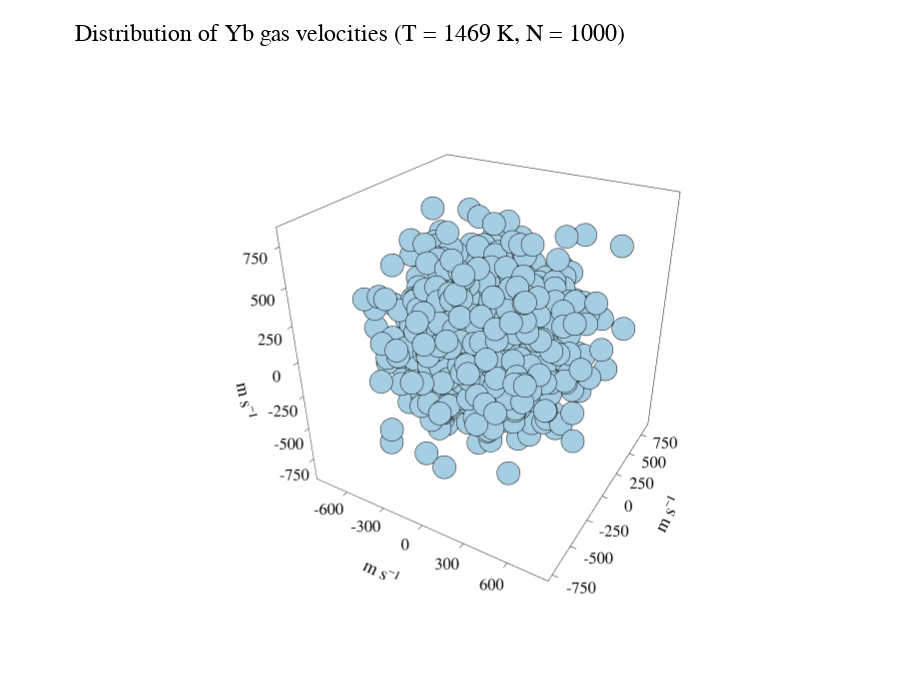

This figure's notebook cell:
### Code cell
N_thrown = 1000
velocities = [generate_vector(thermal_distribution, MB_max(m_Yb, T_boiling_Yb), bounds) for x ∈ 1:N_thrown]
Plots.plotlyjs()
scatter3d(getindex.(velocities, 1), getindex.(velocities, 2), getindex.(velocities, 3),
    title = "Distribution of Yb gas velocities (T = $T_boiling_Yb, N = $N_thrown)",)

### Figure 1 — Plotly figure (JSON) as saved in the notebook; plotly's stock layout.template omitted (floating-point values rounded to 4 significant figures; data arrays with more than 128 entries replaced by an {"elided": "..."} marker saying what was removed)
{"data": [{"colorbar": {"len": 0.8905, "title": "", "x": 0.9891, "y": 0.506}, "legendgroup": "", "marker": {"color": "rgba(166, 206, 227, 1.000)", "line": {"color": "rgba(0, 0, 0, 1.000)", "width": 1}, "size": 8, "symbol": "circle"}, "mode": "markers", "name": "", "scene": "scene", "showlegend": false, "type": "scatter3d", "x": {"elided": "1000 float values"}, "xaxis": "x", "y": {"elided": "1000 float values"}, "yaxis": "y", "z": {"elided": "1000 float values"}, "zaxis": "z"}], "layout": {"annotations": [{"font": {"color": "rgba(0, 0, 0, 1.000)", "family": "Helvetica", "size": 24}, "rotation": 0, "showarrow": false, "text": "Distribution of Yb gas velocities (T = 1469 K, N = 1000)", "x": 0.0788, "xanchor": "left", "xref": "paper", "y": 1, "yanchor": "top", "yref": "paper"}], "height": 690, "legend": {"bgcolor": "rgba(255, 255, 255, 1.000)", "bordercolor": "rgba(0, 0, 0, 1.000)", "borderwidth": 1, "font": {"color": "rgba(0, 0, 0, 1.000)", "family": "Helvetica", "size": 14}, "title": {"font": {"color": "rgba(0, 0, 0, 1.000)", "family": "Helvetica", "size": 18}, "text": ""}, "tracegroupgap": 0, "traceorder": "normal", "x": 1, "xanchor": "right", "y": 1, "yanchor": "top"}, "margin": {"b": 20, "l": 0, "r": 0, "t": 20}, "paper_bgcolor": "rgba(255, 255, 255, 1.000)", "plot_bgcolor": "rgba(255, 255, 255, 1.000)", "scene": {"camera": {"eye": {"x": 1.126, "y": -1.95, "z": 1.3}, "projection": "orthographic"}, "domain": {"x": [0.0788, 0.9891], "y": [0.06079, 0.9513]}, "xaxis": {"gridcolor": "rgba(0, 0, 0, 0.100)", "gridwidth": 0.5, "linecolor": "rgba(0, 0, 0, 1.000)", "mirror": true, "range": [-860.8, 866.7], "showgrid": false, "showline": true, "showticklabels": true, "tickangle": 0, "tickcolor": "rgb(0, 0, 0)", "tickfont": {"color": "rgba(0, 0, 0, 1.000)", "family": "Helvetica", "size": 14}, "tickmode": "array", "ticks": "inside", "ticktext": ["-600", "-300", "0", "300", "600"], "tickvals": [-600, -300, 0, 300, 600], "title": "m s⁻¹", "titlefont": {"color": "rgba(0, 0, 0, 1.000)", "family": "Helvetica", "size": 18}, "type": "-", "visible": true, "zeroline": false, "zerolinecolor": "rgba(0, 0, 0, 1.000)"}, "yaxis": {"gridcolor": "rgba(0, 0, 0, 0.100)", "gridwidth": 0.5, "linecolor": "rgba(0, 0, 0, 1.000)", "mirror": true, "range": [-801.9, 901.9], "showgrid": false, "showline": true, "showticklabels": true, "tickangle": 0, "tickcolor": "rgb(0, 0, 0)", "tickfont": {"color": "rgba(0, 0, 0, 1.000)", "family": "Helvetica", "size": 14}, "tickmode": "array", "ticks": "inside", "ticktext": ["-750", "-500", "-250", "0", "250", "500", "750"], "tickvals": [-750, -500, -250, 0, 250, 500, 750], "title": "m s⁻¹", "titlefont": {"color": "rgba(0, 0, 0, 1.000)", "family": "Helvetica", "size": 18}, "type": "-", "visible": true, "zeroline": false, "zerolinecolor": "rgba(0, 0, 0, 1.000)"}, "zaxis": {"gridcolor": "rgba(0, 0, 0, 0.100)", "gridwidth": 0.5, "linecolor": "rgba(0, 0, 0, 1.000)", "mirror": true, "range": [-921.8, 865.5], "showgrid": false, "showline": true, "showticklabels": true, "tickangle": 0, "tickcolor": "rgb(0, 0, 0)", "tickfont": {"color": "rgba(0, 0, 0, 1.000)", "family": "Helvetica", "size": 14}, "tickmode": "array", "ticks": "inside", "ticktext": ["-750", "-500", "-250", "0", "250", "500", "750"], "tickvals": [-750, -500, -250, 0, 250, 500, 750], "title": "m s⁻¹", "titlefont": {"color": "rgba(0, 0, 0, 1.000)", "family": "Helvetica", "size": 18}, "type": "-", "visible": true, "zeroline": false, "zerolinecolor": "rgba(0, 0, 0, 1.000)"}}, "showlegend": true, "width": 920}}
